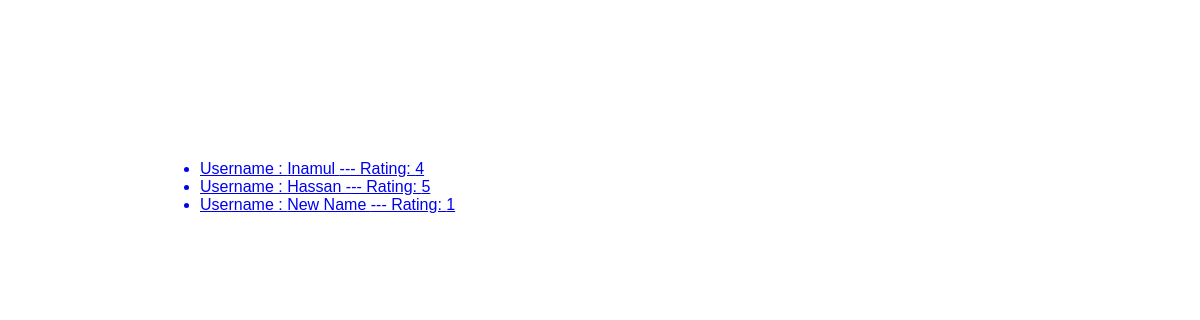
/all-reviews, run on the app's committed database.
### reviews/models.py (models this page shows)
class ReviewModel(models.Model):
    user_name = models.CharField(max_length=100)
    reviews = models.TextField(max_length=200)
    rating = models.IntegerField()

### reviews/views.py (the view)
# urls.py: path("all-reviews", views.AllReviewsView.as_view(), name="all_reviews"),
class AllReviewsView(TemplateView):
    template_name = 'reviews/all-reviews.html'
    def get_context_data(self, **kwargs: Any) -> dict[str, Any]:
        context = super().get_context_data(**kwargs)
        context['reviews'] = ReviewModel.objects.all()
        return context

### reviews/templates/reviews/all-reviews.html (shortened to what this page needs)
{% extends "reviews/base.html" %}
{% load static %}
{% block content %}
<ul>
{% for review in reviews  %}
<a href = "{% url 'review_detail' id=review.id %}"> <li> Username : {{review.user_name}} --- Rating: {{review.rating}} </li></a>
{% endfor %}
</ul>
{% endblock content %}

### reviews/static/reviews/styles.css (style rules this page uses)
body { font-family: sans-serif; margin: 10rem; }

### data on the page
ReviewModel: user_name "Inamul", rating "4"
ReviewModel: user_name "Hassan", rating "5"
ReviewModel: user_name "New Name", rating "1"
